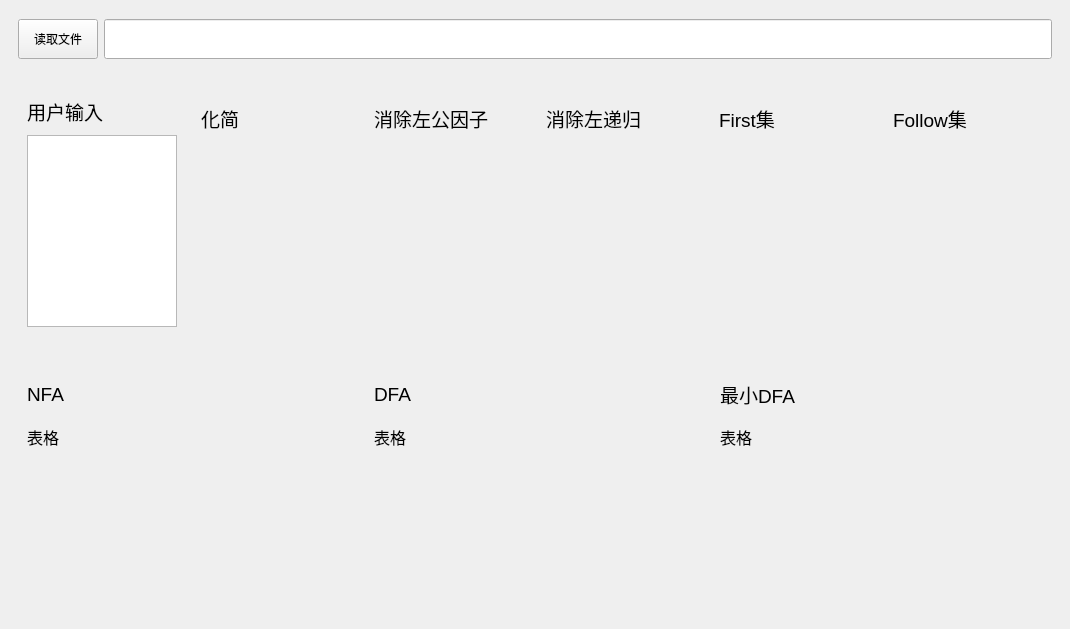
<?xml version="1.0" encoding="UTF-8"?>
<ui version="4.0">
 <class>MainWindow</class>
 <widget class="QMainWindow" name="MainWindow">
  <property name="geometry">
   <rect>
    <x>0</x>
    <y>0</y>
    <width>1070</width>
    <height>629</height>
   </rect>
  </property>
  <property name="windowTitle">
   <string>MainWindow</string>
  </property>
  <widget class="QWidget" name="centralwidget">
   <layout class="QVBoxLayout" name="verticalLayout">
    <item>
     <widget class="QWidget" name="Input" native="true">
      <property name="maximumSize">
       <size>
        <width>16777215</width>
        <height>60</height>
       </size>
      </property>
      <layout class="QHBoxLayout" name="horizontalLayout">
       <item>
        <widget class="QPushButton" name="btn">
         <property name="minimumSize">
          <size>
           <width>0</width>
           <height>40</height>
          </size>
         </property>
         <property name="text">
          <string>读取文件</string>
         </property>
        </widget>
       </item>
       <item>
        <widget class="QLineEdit" name="lineEdit">
         <property name="minimumSize">
          <size>
           <width>0</width>
           <height>40</height>
          </size>
         </property>
        </widget>
       </item>
      </layout>
     </widget>
    </item>
    <item>
     <widget class="QWidget" name="widget" native="true">
      <layout class="QHBoxLayout" name="horizontalLayout_2">
       <item>
        <widget class="QWidget" name="Input_2" native="true">
         <layout class="QVBoxLayout" name="verticalLayout_2">
          <item>
           <widget class="QLabel" name="Input_Label">
            <property name="maximumSize">
             <size>
              <width>16777215</width>
              <height>50</height>
             </size>
            </property>
            <property name="font">
             <font>
              <pointsize>14</pointsize>
             </font>
            </property>
            <property name="text">
             <string>用户输入</string>
            </property>
           </widget>
          </item>
          <item>
           <widget class="QTextEdit" name="textEdit">
            <property name="sizePolicy">
             <sizepolicy hsizetype="Preferred" vsizetype="Preferred">
              <horstretch>0</horstretch>
              <verstretch>0</verstretch>
             </sizepolicy>
            </property>
            <property name="minimumSize">
             <size>
              <width>50</width>
              <height>0</height>
             </size>
            </property>
            <property name="maximumSize">
             <size>
              <width>150</width>
              <height>16777215</height>
             </size>
            </property>
           </widget>
          </item>
         </layout>
        </widget>
       </item>
       <item>
        <widget class="QWidget" name="Output1" native="true">
         <layout class="QGridLayout" name="gridLayout">
          <item row="0" column="0">
           <widget class="QLabel" name="Simplify_Tittle">
            <property name="maximumSize">
             <size>
              <width>16777215</width>
              <height>50</height>
             </size>
            </property>
            <property name="font">
             <font>
              <pointsize>14</pointsize>
             </font>
            </property>
            <property name="text">
             <string>化简</string>
            </property>
           </widget>
          </item>
          <item row="1" column="0">
           <widget class="QLabel" name="Simplify_Lable">
            <property name="minimumSize">
             <size>
              <width>100</width>
              <height>0</height>
             </size>
            </property>
            <property name="font">
             <font>
              <pointsize>12</pointsize>
             </font>
            </property>
            <property name="text">
             <string/>
            </property>
            <property name="alignment">
             <set>Qt::AlignLeading|Qt::AlignLeft|Qt::AlignTop</set>
            </property>
           </widget>
          </item>
         </layout>
        </widget>
       </item>
       <item>
        <widget class="QWidget" name="Output2" native="true">
         <layout class="QGridLayout" name="gridLayout_2">
          <item row="0" column="0">
           <widget class="QLabel" name="leftCF_Tittle">
            <property name="maximumSize">
             <size>
              <width>16777215</width>
              <height>50</height>
             </size>
            </property>
            <property name="font">
             <font>
              <pointsize>14</pointsize>
             </font>
            </property>
            <property name="text">
             <string>消除左公因子</string>
            </property>
           </widget>
          </item>
          <item row="1" column="0">
           <widget class="QLabel" name="leftCF_Label">
            <property name="minimumSize">
             <size>
              <width>100</width>
              <height>0</height>
             </size>
            </property>
            <property name="font">
             <font>
              <pointsize>12</pointsize>
             </font>
            </property>
            <property name="text">
             <string/>
            </property>
            <property name="alignment">
             <set>Qt::AlignLeading|Qt::AlignLeft|Qt::AlignTop</set>
            </property>
           </widget>
          </item>
         </layout>
        </widget>
       </item>
       <item>
        <widget class="QWidget" name="Output3" native="true">
         <layout class="QGridLayout" name="gridLayout_3">
          <item row="0" column="0">
           <widget class="QLabel" name="leftR_Tittle">
            <property name="maximumSize">
             <size>
              <width>16777215</width>
              <height>50</height>
             </size>
            </property>
            <property name="font">
             <font>
              <pointsize>14</pointsize>
             </font>
            </property>
            <property name="text">
             <string>消除左递归</string>
            </property>
           </widget>
          </item>
          <item row="1" column="0">
           <widget class="QLabel" name="leftR_Label">
            <property name="minimumSize">
             <size>
              <width>100</width>
              <height>0</height>
             </size>
            </property>
            <property name="font">
             <font>
              <pointsize>12</pointsize>
             </font>
            </property>
            <property name="text">
             <string/>
            </property>
            <property name="alignment">
             <set>Qt::AlignLeading|Qt::AlignLeft|Qt::AlignTop</set>
            </property>
           </widget>
          </item>
         </layout>
        </widget>
       </item>
       <item>
        <widget class="QWidget" name="widget_2" native="true">
         <layout class="QVBoxLayout" name="verticalLayout_3">
          <item>
           <widget class="QLabel" name="First_Tittle">
            <property name="maximumSize">
             <size>
              <width>16777215</width>
              <height>50</height>
             </size>
            </property>
            <property name="font">
             <font>
              <pointsize>14</pointsize>
             </font>
            </property>
            <property name="text">
             <string>First集</string>
            </property>
           </widget>
          </item>
          <item>
           <widget class="QLabel" name="First_Lable">
            <property name="minimumSize">
             <size>
              <width>150</width>
              <height>0</height>
             </size>
            </property>
            <property name="font">
             <font>
              <pointsize>12</pointsize>
             </font>
            </property>
            <property name="text">
             <string/>
            </property>
            <property name="alignment">
             <set>Qt::AlignLeading|Qt::AlignLeft|Qt::AlignTop</set>
            </property>
           </widget>
          </item>
         </layout>
        </widget>
       </item>
       <item>
        <widget class="QWidget" name="widget_3" native="true">
         <layout class="QVBoxLayout" name="verticalLayout_4">
          <item>
           <widget class="QLabel" name="Follow_Tittle">
            <property name="maximumSize">
             <size>
              <width>16777215</width>
              <height>50</height>
             </size>
            </property>
            <property name="font">
             <font>
              <pointsize>14</pointsize>
             </font>
            </property>
            <property name="text">
             <string>Follow集</string>
            </property>
           </widget>
          </item>
          <item>
           <widget class="QLabel" name="Follow_Lable">
            <property name="minimumSize">
             <size>
              <width>150</width>
              <height>0</height>
             </size>
            </property>
            <property name="font">
             <font>
              <pointsize>12</pointsize>
             </font>
            </property>
            <property name="text">
             <string/>
            </property>
            <property name="alignment">
             <set>Qt::AlignLeading|Qt::AlignLeft|Qt::AlignTop</set>
            </property>
           </widget>
          </item>
         </layout>
        </widget>
       </item>
      </layout>
     </widget>
    </item>
    <item>
     <widget class="QWidget" name="widget_4" native="true">
      <layout class="QHBoxLayout" name="horizontalLayout_3">
       <item>
        <widget class="QWidget" name="widget_5" native="true">
         <layout class="QVBoxLayout" name="verticalLayout_5">
          <item>
           <widget class="QLabel" name="NFA_Tittle">
            <property name="maximumSize">
             <size>
              <width>16777215</width>
              <height>50</height>
             </size>
            </property>
            <property name="font">
             <font>
              <pointsize>14</pointsize>
             </font>
            </property>
            <property name="text">
             <string>NFA</string>
            </property>
           </widget>
          </item>
          <item>
           <widget class="QLabel" name="NFA_Lable">
            <property name="minimumSize">
             <size>
              <width>100</width>
              <height>0</height>
             </size>
            </property>
            <property name="font">
             <font>
              <pointsize>12</pointsize>
             </font>
            </property>
            <property name="text">
             <string>表格</string>
            </property>
            <property name="alignment">
             <set>Qt::AlignLeading|Qt::AlignLeft|Qt::AlignTop</set>
            </property>
           </widget>
          </item>
         </layout>
        </widget>
       </item>
       <item>
        <widget class="QWidget" name="widget_6" native="true">
         <layout class="QVBoxLayout" name="verticalLayout_6">
          <item>
           <widget class="QLabel" name="DFA_Tittle">
            <property name="maximumSize">
             <size>
              <width>16777215</width>
              <height>50</height>
             </size>
            </property>
            <property name="font">
             <font>
              <pointsize>14</pointsize>
             </font>
            </property>
            <property name="text">
             <string>DFA</string>
            </property>
           </widget>
          </item>
          <item>
           <widget class="QLabel" name="DFA_Lable">
            <property name="minimumSize">
             <size>
              <width>100</width>
              <height>0</height>
             </size>
            </property>
            <property name="font">
             <font>
              <pointsize>12</pointsize>
             </font>
            </property>
            <property name="text">
             <string>表格</string>
            </property>
            <property name="alignment">
             <set>Qt::AlignLeading|Qt::AlignLeft|Qt::AlignTop</set>
            </property>
           </widget>
          </item>
         </layout>
        </widget>
       </item>
       <item>
        <widget class="QWidget" name="widget_7" native="true">
         <layout class="QVBoxLayout" name="verticalLayout_7">
          <item>
           <widget class="QLabel" name="minDFA_Tittle">
            <property name="maximumSize">
             <size>
              <width>16777215</width>
              <height>50</height>
             </size>
            </property>
            <property name="font">
             <font>
              <pointsize>14</pointsize>
             </font>
            </property>
            <property name="text">
             <string>最小DFA</string>
            </property>
           </widget>
          </item>
          <item>
           <widget class="QLabel" name="minDFA_Lable">
            <property name="minimumSize">
             <size>
              <width>100</width>
              <height>0</height>
             </size>
            </property>
            <property name="font">
             <font>
              <pointsize>12</pointsize>
             </font>
            </property>
            <property name="text">
             <string>表格</string>
            </property>
            <property name="alignment">
             <set>Qt::AlignLeading|Qt::AlignLeft|Qt::AlignTop</set>
            </property>
           </widget>
          </item>
         </layout>
        </widget>
       </item>
      </layout>
     </widget>
    </item>
   </layout>
  </widget>
 </widget>
 <resources/>
 <connections/>
</ui>
